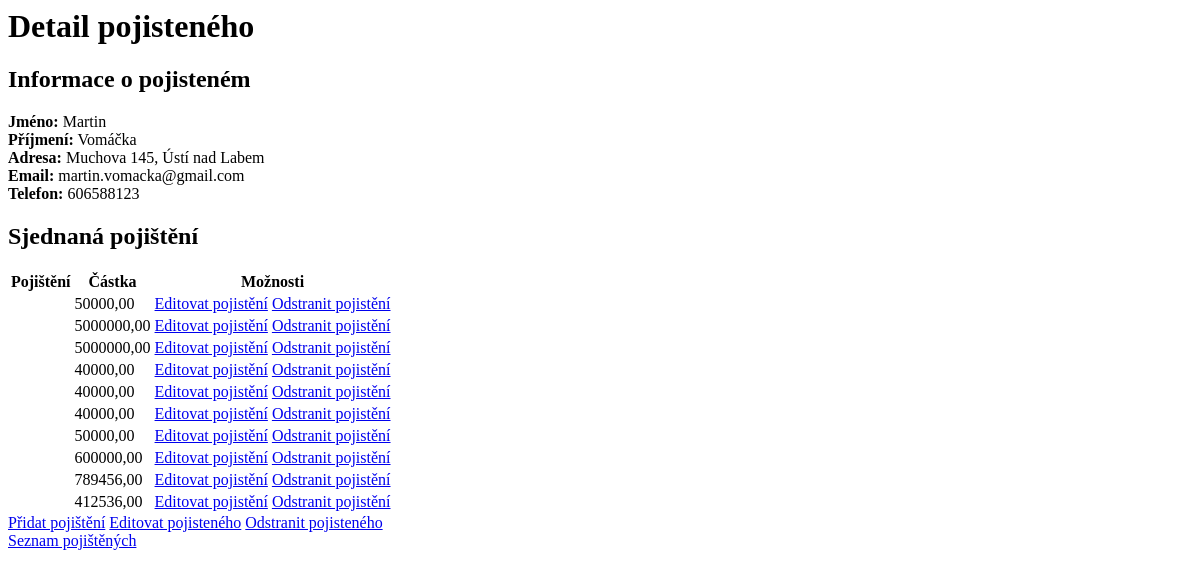
Before: /pojisteni/pojisteny/1/ with the older database file.
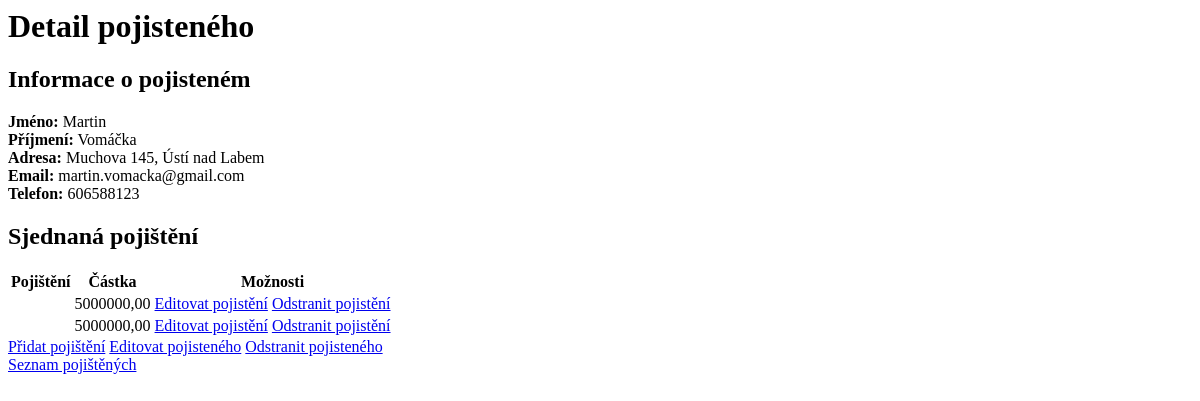
After: the same page with the newer database file.
### pojisteni/models.py (models this page shows, shortened)
class Pojisteny(models.Model):
    jmeno = models.CharField(max_length=100)
    prijmeni = models.CharField(max_length=100)
    email = models.EmailField()
    cislo_popisne = models.CharField(max_length=10)
    telefon = models.CharField(max_length=20)
    ulice = models.CharField(max_length=100)
    psc = models.CharField(max_length=10)
    mesto = models.CharField(max_length=100)

class Pojisteni(models.Model):
    pojisteny_objekt = models.ForeignKey(Pojisteny, on_delete=models.CASCADE, related_name='pojisteni_set')
    nazev = models.CharField(max_length=100, blank=True)
    castka = models.DecimalField(max_digits=10, decimal_places=2, null=True)
    predmet = models.CharField(max_length=100, blank=True)
    platnost_od = models.DateField(blank=True, null=True)
    platnost_do = models.DateField(blank=True, null=True)
    class Meta:
        db_table = 'pojisteni'

### pojisteni/views.py (the view)
# urls.py: path('pojisteny/<int:pk>/', views.detail_pojisteneho, name='detail_pojisteneho'),
def detail_pojisteneho(request, pk):
    pojisteny = get_object_or_404(Pojisteny, pk=pk)
    return render(request, 'detail_pojisteneho.html', {'pojisteny': pojisteny})

### pojisteni/templates/detail_pojisteneho.html (shortened to what this page needs)
{% block content %}
<h1>Detail pojisteného</h1>
<div>
    <h2>Informace o pojisteném</h2>
    <p>
        <strong>Jméno:</strong> {{ pojisteny.jmeno }}<br>
        <strong>Příjmení:</strong> {{ pojisteny.prijmeni }}<br>
        <strong>Adresa:</strong> {{ pojisteny.ulice }} {{ pojisteny.cislo_popisne }}, {{ pojisteny.mesto }}<br>
        <strong>Email:</strong> {{ pojisteny.email }}<br>
        <strong>Telefon:</strong> {{ pojisteny.telefon }}<br>
    </p>
</div>
<div>
    <h2>Sjednaná pojištění</h2>
    <table>
        <thead>
            <tr>
                <th>Pojištění</th>
                <th>Částka</th>
                <th>Možnosti</th>
            </tr>
        </thead>
        <tbody>
            {% for pojisteni in pojisteny.pojisteni_set.all %}
            <tr>
                <td>{{ pojisteni.nazev }}</td>
                <td>{{ pojisteni.castka }}</td>
                <td>
                    <a href="{% url 'editovat_pojisteni' pojisteni.pk %}">Editovat pojistění</a>
                    <a href="{% url 'odstranit_pojisteni' pojisteni.pk %}">Odstranit pojistění</a>
                </td>
            </tr>
            {% endfor %}
        </tbody>
    </table>
</div>
<div>
    <a href="{% url 'pridat_pojisteni' pojisteny.pk %}" class="btn btn-primary">Přidat pojištění</a>
    <a href="{% url 'editovat_pojisteneho' pojisteny.pk %}" class="btn btn-primary">Editovat pojisteného</a>
    <a href="{% url 'odstranit_pojisteneho' pojisteny.pk %}" class="btn btn-danger">Odstranit pojisteného</a>
</div>
<a href="{% url 'seznam_pojistenych' %}" class="btn btn-primary">Seznam pojištěných</a>
{% endblock %}

Changed rows visible on the page:
removed Pojisteni: castka "50000,00"
removed Pojisteni: castka "40000,00"
removed Pojisteni: castka "40000,00"
removed Pojisteni: castka "40000,00"
removed Pojisteni: castka "50000,00"
removed Pojisteni: castka "600000,00"
removed Pojisteni: castka "789456,00"
removed Pojisteni: castka "412536,00"
